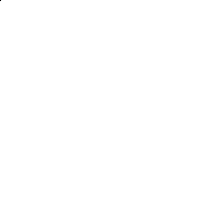
Frame 1 (no input)
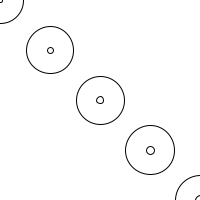
Frame 60 (the mouse pressed at the canvas centre just before this capture)
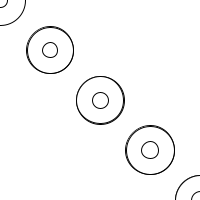
Frame 120 (the mouse held since frame 60 and released just before this capture)

The Processing sketch that drew these frames (run headless with seeded random() and noise(); from frame 60 on, the mouse is pressed at the canvas centre):

// Processing sketch: processing_167338
// ── processing_167338.pde


float a=1;
float b=0;

void setup(){
  //Setting up background size
  size(200,200); 
  //Setting up a white background
  background(255); 
 
}

void draw(){

 //circle with expanding size center circles copied diagonally

ellipse(b,b,a,a);


//a increases by 1
a=a+1;
//maximum size
if (a>50) {
  a=0;
}

b=b+50;
//maximum distance
if (b>200){
  b=0;
}



}
